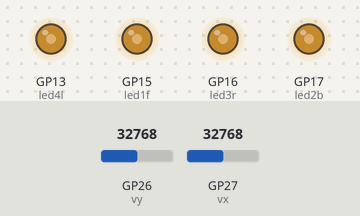
Recording of a program running on a simulated Raspberry Pi Pico running MicroPython. Parts: output pins drawn as LEDs (lit = HIGH). The inputs (shaded band) are chosen by the test bench; at power-on: GP26 (vy) = 32768, GP27 (vx) = 32768 (analog values on the 0–65535 scale).

Above: at 1.4 s.
1.5 s: GP26 (vy) set to 45874
At 2.5 s:
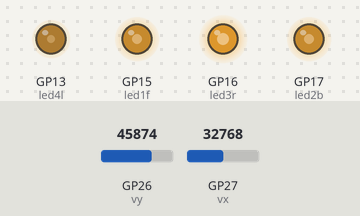
3.0 s: GP27 (vx) set to 45874
At 4.2 s:
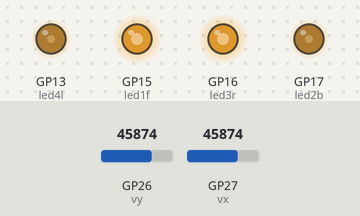
4.5 s: GP26 (vy) set to 57670
At 5.7 s:
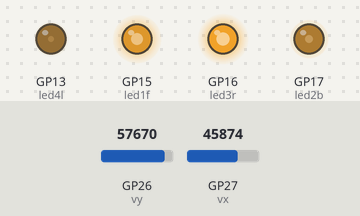
6.0 s: GP27 (vx) set to 57670
At 6.5 s:
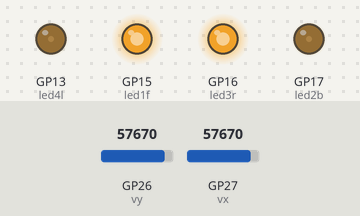
7.5 s: GP26 (vy) set to 32767
At 8.0 s:
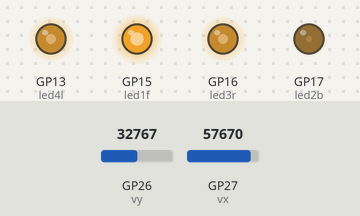
9.0 s: GP27 (vx) set to 19660
At 9.8 s:
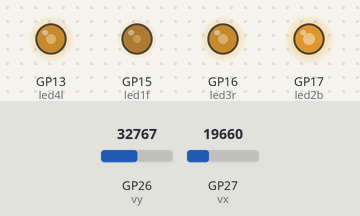
Timing chart, 0 to 11.5 s (numbered marks = the images above; inputs shaded):
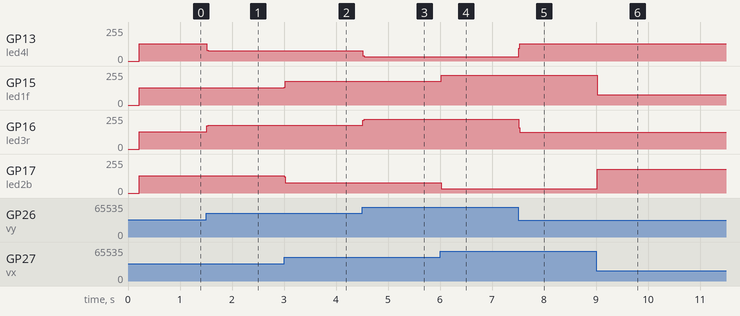

The program:

joystick_fun.py
```python
import machine
import utime
import _thread
import math


#conts
count = 0
period = 0.02
on1 = 0
on2 = 0
on3 = 0
on4 = 0
global sr; sr = 100;

global sav1; global sav2; sav1 = 0; sav2 = 0;
global av1; global av2; av1 = 0; av2 = 0;
global array1; global array2; array1 = []; array2 = [];
for i in range(sr):
    array1.append(0)
    array2.append(0)

#setup
led1f = machine.PWM(machine.Pin(15))
led2b = machine.PWM(machine.Pin(17))
led3r = machine.PWM(machine.Pin(16))
led4l = machine.PWM(machine.Pin(13))

led1f.freq(1000); led2b.freq(1000); led3r.freq(1000); led4l.freq(1000);

#joystick
vx = machine.ADC(27)
vy = machine.ADC(26)

def joys():
    global av1; global av2;
    global sav1; global sav2;
    av1 = 0; av2 = 0

    for i in range(sr):
        av1 += (vx.read_u16()/sr)
        av2 += (vy.read_u16()/sr)
        utime.sleep(0.0001)

    sav1 = av1; sav2 = av2;
    av1 = 0; av2 = 0;


utime.sleep(0.2)

while True:
    joys()
    #print("T: {0}\tX:{1}\tY: {2}\tSR : {3}".format((count),(round(sav1) ),(round(sav2) ),sr) )
    led1f.duty_u16(round(sav1))
    led2b.duty_u16(2**16 - round(sav1))
    led3r.duty_u16(round(sav2))
    led4l.duty_u16(2**16 - round(sav2))
    count += 1
    utime.sleep(0.01)
    
```

Measured:
- after the input at 1.5 s, GP13 (led4l): 128/255 → 77/255 at once; GP16 (led3r): 128/255 → 178/255 at once
- after the input at 3.0 s, GP15 (led1f): 128/255 → 178/255 at once; GP17 (led2b): 128/255 → 77/255 at once
- after the input at 4.5 s, GP13 (led4l): 77/255 → 31/255 at once; GP16 (led3r): 178/255 → 224/255 at once
- after the input at 6.0 s, GP15 (led1f): 178/255 → 224/255 at once; GP17 (led2b): 77/255 → 31/255 at once
- after the input at 7.5 s, GP13 (led4l): 31/255 → 128/255 at once; GP16 (led3r): 224/255 → 127/255 at once
- after the input at 9.0 s, GP15 (led1f): 224/255 → 76/255 at once; GP17 (led2b): 31/255 → 179/255 at once
